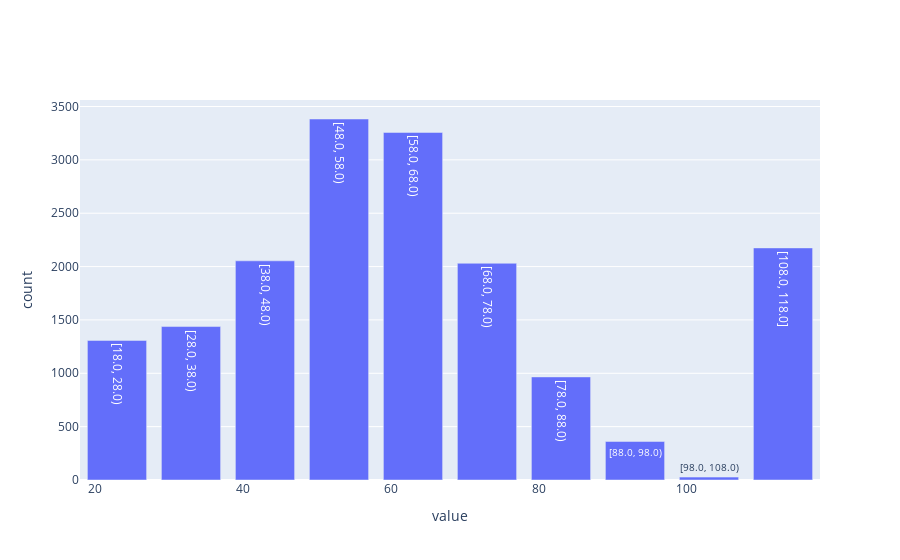

Notebook code for this chart:
### Code cell
df_profile['age'].hist()

### Figure 1 — Plotly figure (JSON) as saved in the notebook; plotly's stock layout.template omitted (floating-point values rounded to 4 significant figures)
{"data": [{"hovertemplate": "variable=age<br>value=%{text}<br>count=%{y}", "name": "age", "text": ["[18.0, 28.0)", "[28.0, 38.0)", "[38.0, 48.0)", "[48.0, 58.0)", "[58.0, 68.0)", "[68.0, 78.0)", "[78.0, 88.0)", "[88.0, 98.0)", "[98.0, 108.0)", "[108.0, 118.0]"], "type": "bar", "x": [23.0, 33.0, 43.0, 53.0, 63.0, 73.0, 83.0, 93.0, 103.0, 113.0], "y": [1308, 1438, 2054, 3383, 3257, 2031, 966, 361, 27, 2175]}], "layout": {"barmode": "stack", "xaxis": {"title": {"text": "value"}}, "yaxis": {"title": {"text": "count"}}}}
